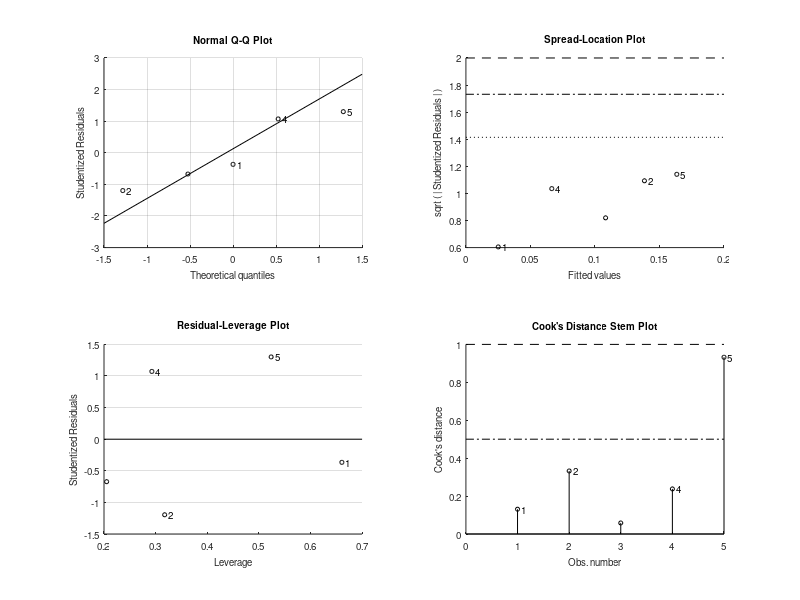

Write MATLAB code to recreate this figure. (Note: this script raises an error after producing the figure.)
%Lachlan McDermott
%E80 Lab 3
%2/10/2026
%Linear Regression Script

%intake data and do linear regression

turbidity = [0.17; 723; 531; 265; 883]; % left to right --> pure water to mother solution 
ratio     = [0; 0.0224; 0.0379; 0.1724; 0.2689];

graph = fitlm(turbidity, ratio);
intercept = graph.Coefficients.Estimate(1);
slope     = graph.Coefficients.Estimate(2);
intercept_se = graph.Coefficients.SE(1);
r_sq      = graph.Rsquared.Ordinary;

xGrid = linspace(min(turbidity)-50, max(turbidity)+50, 100)';
yFit = predict(graph, xGrid);

[~, ci_functional] = predict(graph, xGrid, 'Prediction', 'curve', 'Alpha', 0.05);
[~, ci_observational] = predict(graph, xGrid, 'Prediction', 'observation', 'Alpha', 0.05);

figure('Color', 'w'); 
hold on; 
grid on;

fill([xGrid; flipud(xGrid)], [ci_observational(:,1); flipud(ci_observational(:,2))], [0.5 1 1], 'EdgeColor', 'none');

fill([xGrid; flipud(xGrid)], [ci_functional(:,1); flipud(ci_functional(:,2))], [0.8 1 1], 'EdgeColor', 'none');

plot(xGrid, yFit, 'b-', 'LineWidth', 1.5);
plot(turbidity, ratio, 'ks', 'MarkerFaceColor', 'k');

xlabel('Turbidity (NTU)');
ylabel('V90 / Vtrans');
title('Turbidity versus V90/Vtrans');
legend('Observational Bounds', 'Functional Bounds', 'Line of Best Fit', 'Data', 'Location', 'southeast');

stats_str = {sprintf('Equation: y = %.5f * x + %.5f', slope, intercept);
             sprintf('Intercept: %.5f ± %.5f', intercept, intercept_se);
             sprintf('Slope: %.5e', slope);
             sprintf('R-Square: %.5f', r_sq);};

annotation('textbox', [0.15, 0.7, 0.3, 0.15], 'String', stats_str, ...
           'FitBoxToText', ...
           'on', ...
           'BackgroundColor', ...
           'white', ...
           'EdgeColor', ...
           'black');
hold off;